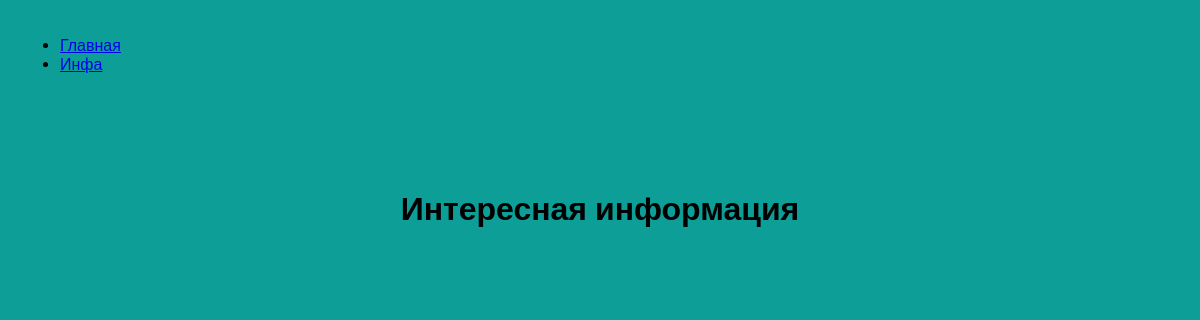
The page /info/ on the database as committed earlier.
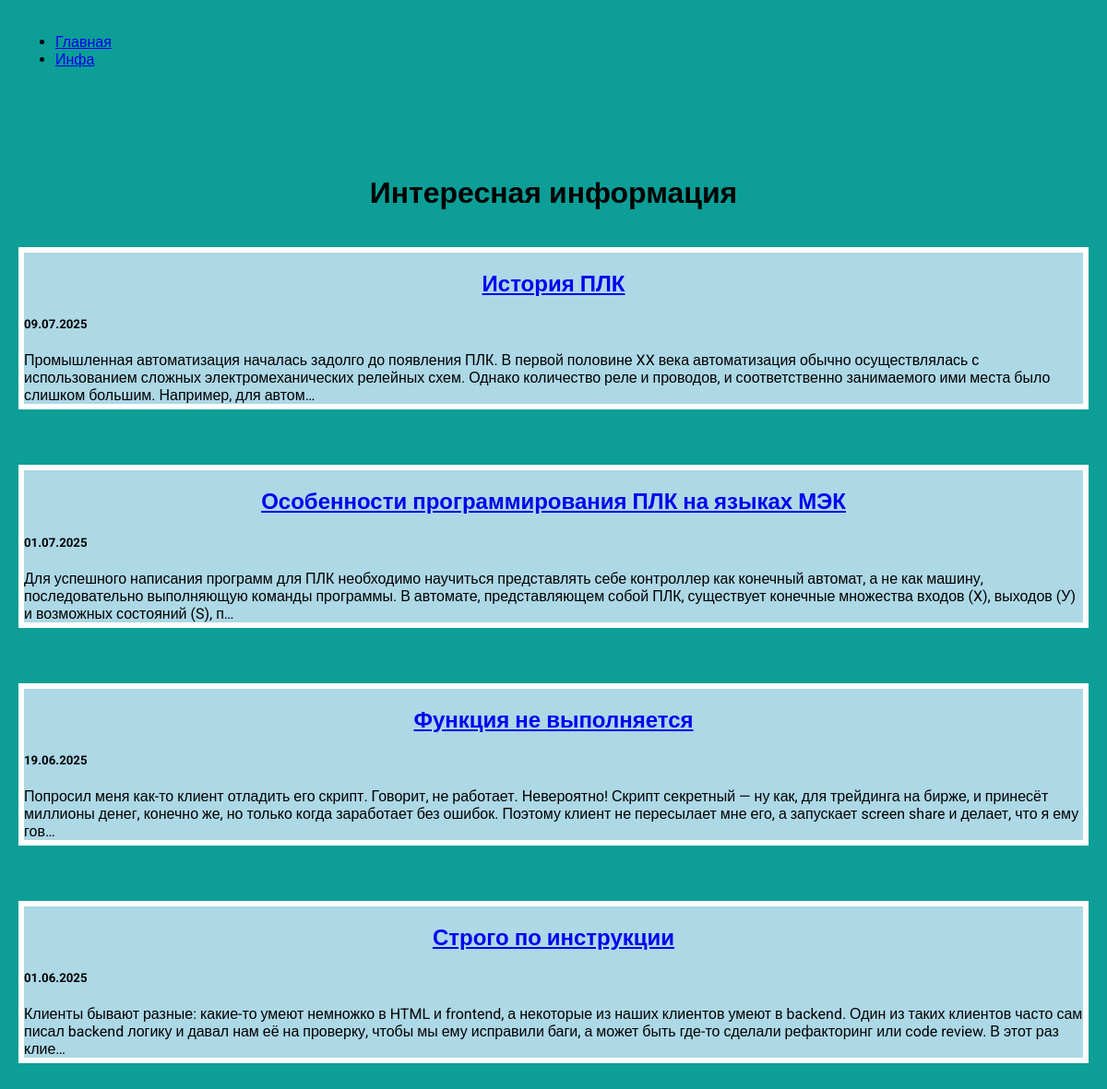
The same page on the database as committed later.
### info/models.py (models this page shows, shortened)
class Info(models.Model):
    title = models.CharField()
    descriptions = models.TextField()
    date = models.DateField()

### info/views.py (the view)
# urls.py: path('', views.info_general, name="info_general"),
def info_general(request):
    info = Info.objects.order_by('-date')
    return render(request, "info/info_general.html", {'info': info})

### info/templates/info/info_general.html
{% extends 'show/base.html' %}
{% load static %}
{% block content %}
<h1>Интересная информация</h1>
{% for i in info %}
<div class="element">
    <h2 class="top">
        <a href="{% url 'info_details' i.id %}">{{ i.title }}</a>
    </h2>
    <div class="info_text">
        <h5>{{ i.date|date:'d.m.Y' }}</h5>
        <div> {{ i.descriptions|truncatechars:300 }}</div>
    </div>
</div>
{% endfor %}
{% endblock %}

### show/templates/show/base.html (shortened to what this page needs)
<!DOCTYPE html>
{% load static %}
<html lang="ru">
<head>
   <link rel="stylesheet" href="{% static 'css/style.css' %}">
</head>
<body>
<div class="menu">
    <div class="wrap">
        <ul>
            <li><a href="{% url 'index' %}">Главная</a></li>
            <li><a href="{% url 'info_general' %}">Инфа</a></li>
        </ul>
    </div>
</div>
<div class="content">
  <div class="wrap">
    {% block content %}
    {% endblock %}
  </div>
</div>
</body>
</html>

### show/static/css/style.css (style rules this page uses)
body { font-family: "Roboto", sans-serif; background: #0c9e97; padding: 0; margin: 0; }
.wrap { max-width: 1200px; margin: 0 auto; padding: 20px; box-sizing: border-box; }
.element, .count { flex-basis: 350px; background: lightblue; border: 6px solid #FFF; margin-bottom: 60px; }
h1 { text-align: center; margin: 60px 0 40px; }
h2 { text-align: center; margin: 20px 0; }

Rows that differ between the two databases and show on the page:
added Info: title "История ПЛК", date "09.07.2025", descriptions "Промышленная автоматизация началась задолго до появления ПЛК. В первой половине XX века автоматизация обычно осуществлялась с использованием сложных электромеханических релейных схем. Однако количество реле и проводов, и соответственно занимаемого ими места было слишком большим. Например, для автом…"
added Info: title "Особенности программирования ПЛК на языках МЭК", date "01.07.2025", descriptions "Для успешного написания программ для ПЛК необходимо научиться представлять себе контроллер как конечный автомат, а не как машину, последовательно выполняющую команды программы. В автомате, представляющем собой ПЛК, существует конечные множества входов (X), выходов (У) и возможных состояний (S), п…"
added Info: title "Функция не выполняется", date "19.06.2025", descriptions "Попросил меня как-то клиент отладить его скрипт. Говорит, не работает. Невероятно! Скрипт секретный — ну как, для трейдинга на бирже, и принесёт миллионы денег, конечно же, но только когда заработает без ошибок. Поэтому клиент не пересылает мне его, а запускает screen share и делает, что я ему гов…"
added Info: title "Строго по инструкции", date "01.06.2025", descriptions "Клиенты бывают разные: какие-то умеют немножко в HTML и frontend, а некоторые из наших клиентов умеют в backend. Один из таких клиентов часто сам писал backend логику и давал нам её на проверку, чтобы мы ему исправили баги, а может быть где-то сделали рефакторинг или code review. В этот раз клие…"
